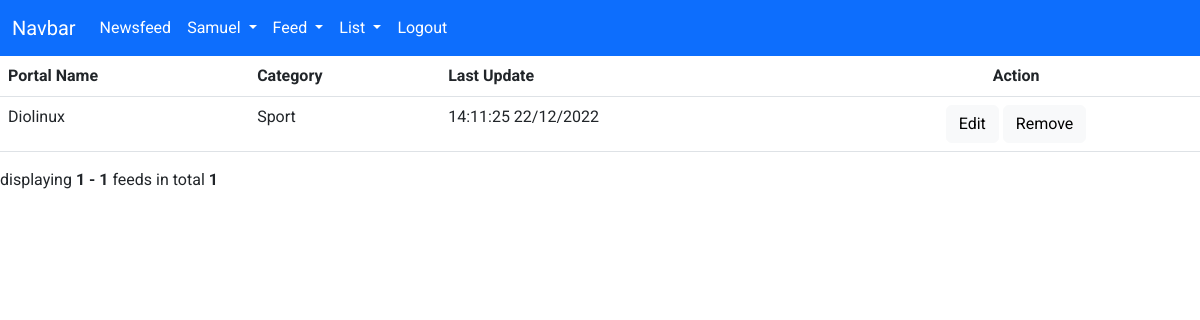
Page /feed (signed in) on the earlier database version.
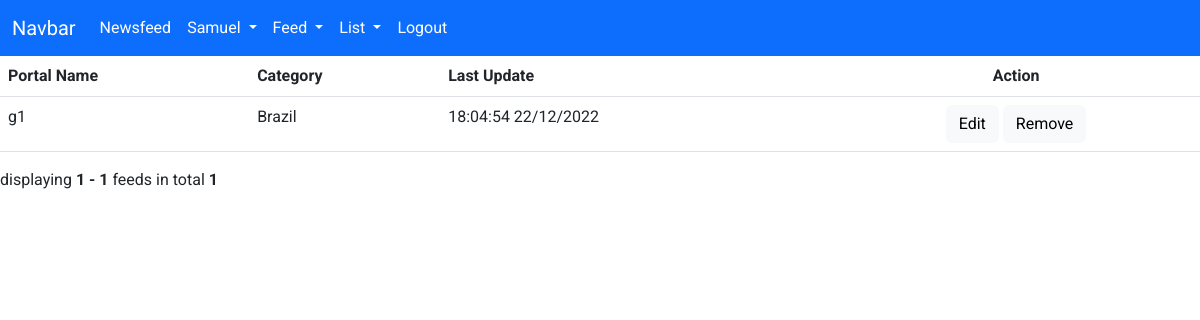
Same page on the later database version.
### app/models/Feed.py (models this page shows, shortened)
class Feed(db.Model):
    __tablename__ = 'feeds'
    id = db.Column(db.Integer, primary_key=True)
    portalname = db.Column(db.String, nullable=False)
    url = db.Column(db.String, nullable=False)
    description = db.Column(db.String)
    update_date = db.Column(db.DateTime, nullable=False)

### app/models/List.py (models this page shows, shortened)
class List(db.Model):
    __tablename__ = 'lists'
    id = db.Column(db.Integer, primary_key=True)
    name = db.Column(db.String, nullable=False)
    user_id = db.Column(db.Integer, db.ForeignKey('users.id'))
    user = db.relationship('User', foreign_keys=user_id)

### app/controllers/feed.py (the view)
@app.get("/feed")
@login_required
def list_feed():
    smtm = db.select(Feed, List, List_Feed).join(List_Feed.list).join(List_Feed.feed).where(List.user_id == current_user.id)
    feeds = db.session.execute(smtm).all()
    length = len(feeds)
    search = False
    q = request.args.get('q')
    if q:
        search = True
    page = request.args.get(get_page_parameter(), type=int, default=1)
    last_page = length // PER_PAGE + 1
    if page > last_page:
        return apology('Not Found', 404)
    i = (page-1)*PER_PAGE
    feeds = feeds[i:i+PER_PAGE]
    pagination = Pagination(page=page, total=length, search=search, record_name='feeds', per_page=PER_PAGE)
    return render_template("feed_list.html", feeds=feeds, pagination=pagination)

### app/models/User.py (called while the page is built)
    @property
    def is_authenticated(self):
        return True

    @login_manager.user_loader
    def load_user(username):
        return User.query.get(username)

### app/templates/feed_list.html (shortened to what this page needs)
{% extends "layout.html" %}
{% block main %}
<table class="table">
    <thead>
        <tr>
            <th scope="col">Portal Name</th>
            <th scope="col">Category</th>
            <th scope="col">Last Update</th>
            <th scope="col" class="text-center">Action</th>
        </tr>
    </thead>
    <tbody>
        {% for feed in feeds %}
        <tr>
            <td>{{ feed[0].portalname }}</td>
            <td>{{ feed[1].name }}</td>
            <td>{{ feed[0].update_date.strftime("%H:%M:%S %d/%m/%Y") }}</td>
            <td class="text-center">
                <a href="/feed/edit/{{feed[2].id}}" class="btn btn-light">Edit</a>
                <a href="/feed/remove/{{feed[2].id}}" class="btn btn-light">Remove</a>
            </td>
        </tr>
        {% endfor %}
    </tbody>
</table>
{{ pagination.info }}
{% endblock %}

Differences in the rows shown:
changed Feed: portalname "Diolinux" → "g1"; name "Sport" → "Brazil"; update_date "14:11:25 22/12/2022" → "18:04:54 22/12/2022"
